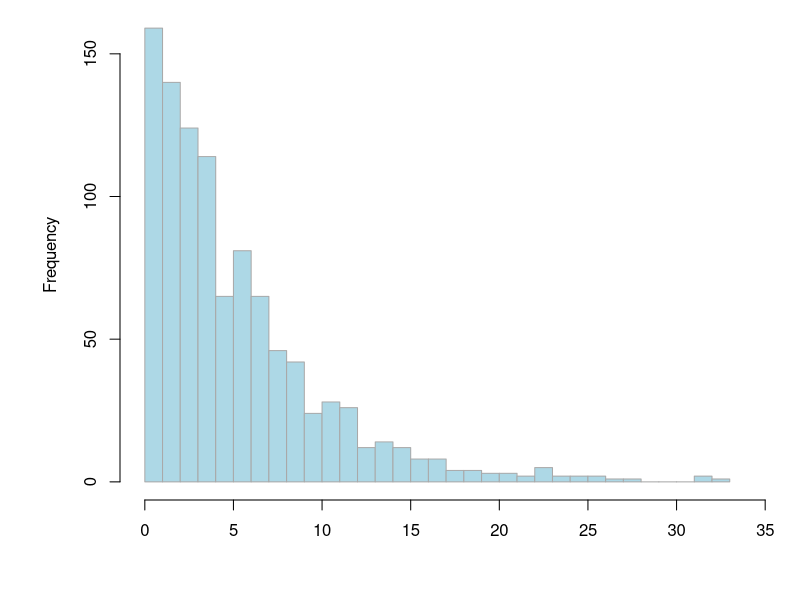
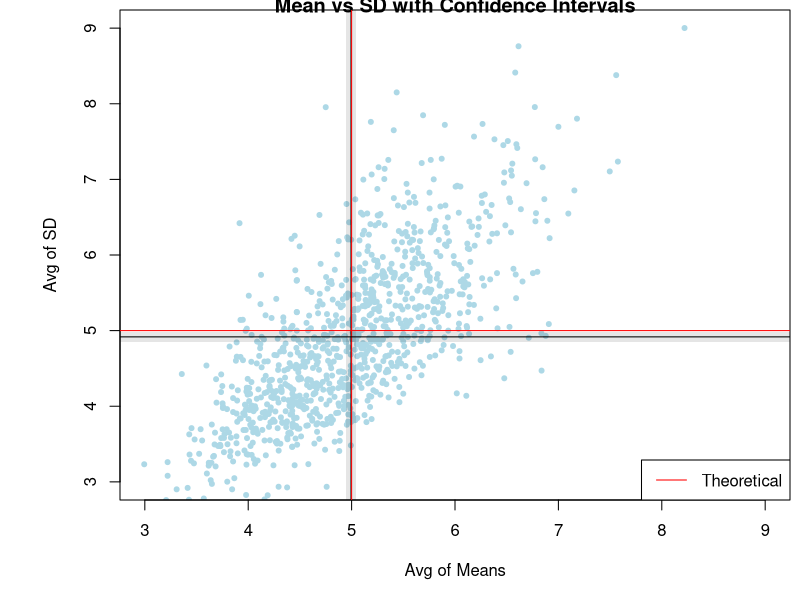
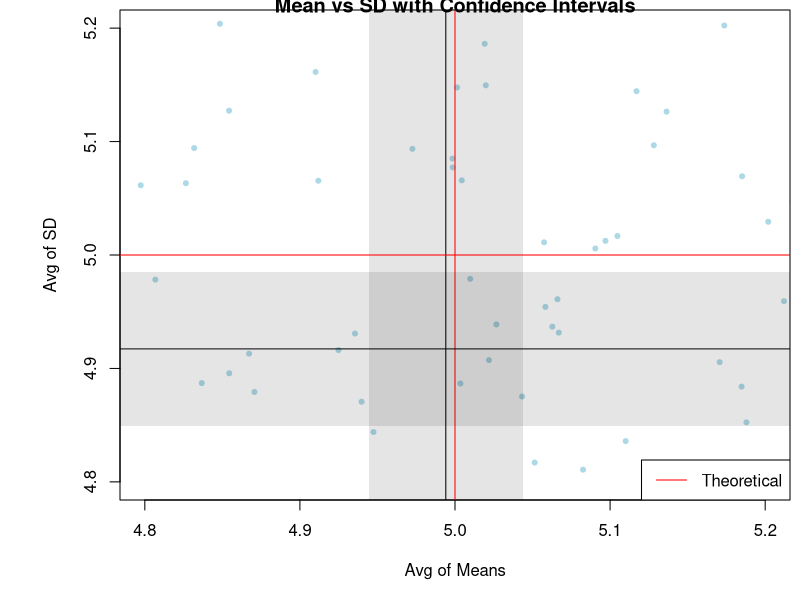
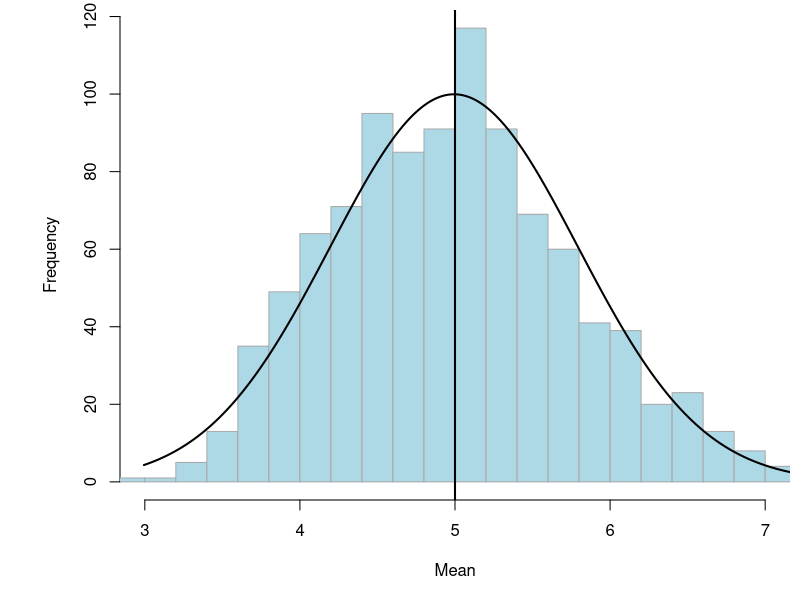
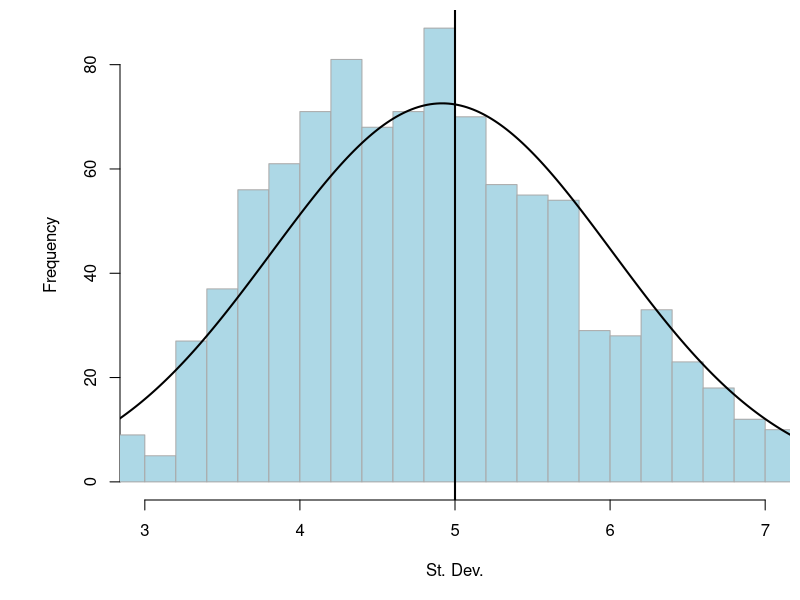

Recreate these plots in R, in order.
## ---- chunk 1
set.seed(0)
sim_n <- 1000
n <- 40
lam <- 0.2
## ---- chunk 2
control <- rexp(sim_n,lam)
measures <- data.frame(obs=NULL,mean=NULL,stdev=NULL)

  for (i in 1:sim_n) {
    tmp <- rexp(n,lam)
    measures <- rbind(measures, data.frame(obs=i,mean=mean(tmp),stdev=sd(tmp)))
  }
## ---- chunk 3
par(mai=c(1,1.2,0.1,0.1))
h <- hist(control, breaks = 35
            , xlim = c(0,35)
            , col="light blue"
            , border = "dark gray"
            , xlab = NULL
            , main = NULL)
## ---- chunk 4
mlims <- mean(measures$mean) + c(-1,1) * qnorm(0.975) *     sd(measures$mean)/sqrt(sim_n)
sdlims <- mean(measures$stdev) + c(-1,1) * qnorm(0.975) * sd(measures$stdev)/sqrt(sim_n)
lims <- cbind(data.frame(c("Avg Mean","Avg SD")),rbind(mlims,sdlims))
names(lims) <- c("iid Var","Lower Limit","Upper Limit")
## ---- chunk 5
plot(measures$mean,measures$stdev
                  ,col="light blue"
                  ,pch=20
                  ,xlim = c(3,9)
                  ,ylim = c(3,9)
                  , xlab="Avg of Means"
                  ,ylab="Avg of SD"
                  ,main="Mean vs SD with Confidence Intervals")
legend("bottomright",lty=c(1,1),col = c(rgb(1,0,0)),legend=(c("Theoretical")))
polygon(c(mlims[1],mlims[1],mlims[2],mlims[2],mlims[1])
        ,c(0,10,10,0,0)
        , col = rgb(0,0,0,0.1)
        , border = FALSE)
abline(v = mean(measures$mean),col = rgb(0,0,0))
abline(v = 5,col = rgb(1,0,0))
polygon(c(0,0,10,10,0)
        ,c(sdlims[1],sdlims[2],sdlims[2],sdlims[1],sdlims[1])
        , col = rgb(0,0,0,0.1)
        , border = FALSE)
abline(h = mean(measures$stdev),col = rgb(0,0,0))
abline(h = 5,col = rgb(1,0,0))
## ---- chunk 6
plot(measures$mean,measures$stdev
                  ,col="light blue"
                  ,pch=20
                  ,xlim = c(4.8,5.2)
                  ,ylim = c(4.8,5.2)
                  , xlab="Avg of Means"
                  ,ylab="Avg of SD"
                  ,main="Mean vs SD with Confidence Intervals")
legend("bottomright",lty=c(1,1),col = c(rgb(1,0,0)),legend=(c("Theoretical")))
polygon(c(mlims[1],mlims[1],mlims[2],mlims[2],mlims[1])
        ,c(0,10,10,0,0)
        , col = rgb(0,0,0,0.1)
        , border = FALSE)
abline(v = mean(measures$mean),col = rgb(0,0,0))
abline(v = 5,col = rgb(1,0,0))
polygon(c(0,0,10,10,0)
        ,c(sdlims[1],sdlims[2],sdlims[2],sdlims[1],sdlims[1])
        , col = rgb(0,0,0,0.1)
        , border = FALSE)
abline(h = mean(measures$stdev),col = rgb(0,0,0))
abline(h = 5,col = rgb(1,0,0))
## ---- chunk 7
par(mai=c(1.0,1.2,0.1,0.1))
h <- hist(measures$mean, breaks = 35
                       , xlim=c(3,7) 
                       , col="light blue"
                       , border = "dark gray"
                       , xlab="Mean"
                       , main=NULL)
                  
  xfit<-seq(min(measures$mean),max(measures$mean),length=500)
  yfit<-dnorm(xfit,mean=mean(measures$mean),sd=sd(measures$mean))
  yfit <- yfit*diff(h$mids[1:2])*length(measures$mean)
  
#   confint <- round(mean(measures$mean) 
#                     + c(-1,1) * qnorm(0.975) 
#                     * sd(measures$mean)/sqrt(length(measures$mean)),3)
                    
    lines(xfit, yfit, col="black", lwd=2)
    abline(v = 5,col = "black", lwd = 2)
    # abline(v = confint,col = "red", lwd = 1.5)

h <- hist(measures$stdev, breaks = 70
                        , xlim=c(3,7) 
                        , col="light blue"
                        , border = "dark gray"
                        , xlab="St. Dev."
                        , main=NULL)
                   
  xfit<-seq(min(measures$stdev),max(measures$stdev),length=500)
  yfit<-dnorm(xfit,mean=mean(measures$stdev),sd=sd(measures$stdev))
  yfit <- yfit*diff(h$mids[1:2])*length(measures$stdev)
  
#   confint <- round(mean(measures$stdev) 
#                     + c(-1,1) * qnorm(0.975) 
#                     * sd(measures$stdev)/sqrt(length(measures$stdev)),3)
                    
    lines(xfit, yfit, col="black", lwd=2)
    abline(v = 5,col = "black", lwd = 2)
    # abline(v = confint,col = "red", lwd = 1.5)   
    
## ---- chunk 8
library(knitr)
kable(lims,digits=3)
